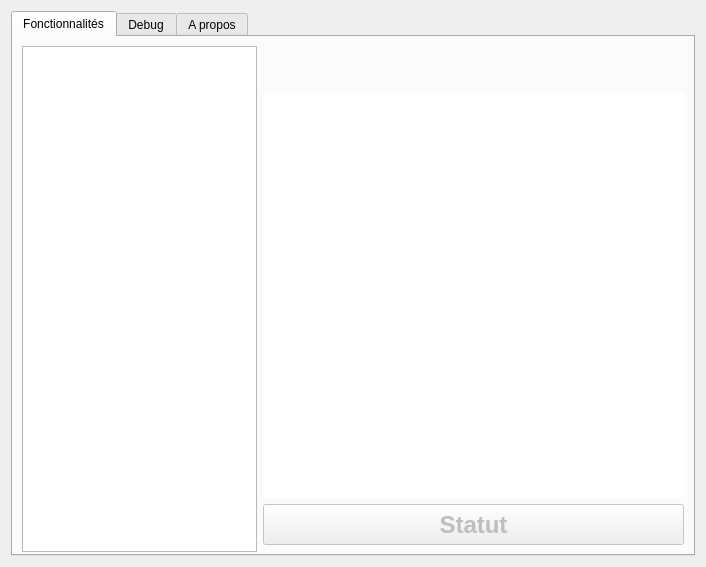
<?xml version="1.0" encoding="UTF-8"?>
<ui version="4.0">
 <class>Dialog</class>
 <widget class="QDialog" name="Dialog">
  <property name="geometry">
   <rect>
    <x>0</x>
    <y>0</y>
    <width>706</width>
    <height>567</height>
   </rect>
  </property>
  <property name="minimumSize">
   <size>
    <width>706</width>
    <height>560</height>
   </size>
  </property>
  <property name="windowTitle">
   <string>Configuration</string>
  </property>
  <layout class="QHBoxLayout" name="horizontalLayout_3">
   <item>
    <widget class="QTabWidget" name="tabWidget">
     <property name="currentIndex">
      <number>0</number>
     </property>
     <widget class="QWidget" name="tabAvailableFunctionalities">
      <attribute name="title">
       <string>Fonctionnalités</string>
      </attribute>
      <layout class="QHBoxLayout" name="horizontalLayout_2">
       <item>
        <layout class="QHBoxLayout" name="horizontalLayout">
         <item>
          <widget class="QTreeView" name="treeViewAvailableComponents">
           <property name="minimumSize">
            <size>
             <width>191</width>
             <height>506</height>
            </size>
           </property>
           <property name="maximumSize">
            <size>
             <width>235</width>
             <height>16777215</height>
            </size>
           </property>
           <property name="font">
            <font>
             <pointsize>14</pointsize>
            </font>
           </property>
          </widget>
         </item>
         <item>
          <layout class="QVBoxLayout" name="verticalLayout">
           <item>
            <widget class="QLabel" name="labelTitle">
             <property name="minimumSize">
              <size>
               <width>411</width>
               <height>41</height>
              </size>
             </property>
             <property name="maximumSize">
              <size>
               <width>16777215</width>
               <height>41</height>
              </size>
             </property>
             <property name="font">
              <font>
               <family>Tahoma</family>
               <pointsize>20</pointsize>
               <weight>75</weight>
               <bold>true</bold>
              </font>
             </property>
             <property name="text">
              <string/>
             </property>
             <property name="alignment">
              <set>Qt::AlignHCenter|Qt::AlignTop</set>
             </property>
            </widget>
           </item>
           <item>
            <widget class="QPlainTextEdit" name="plainTextDescription">
             <property name="enabled">
              <bool>true</bool>
             </property>
             <property name="maximumSize">
              <size>
               <width>16777215</width>
               <height>16777215</height>
              </size>
             </property>
             <property name="font">
              <font>
               <family>Monotype Koufi</family>
               <pointsize>8</pointsize>
               <weight>50</weight>
               <bold>false</bold>
               <stylestrategy>PreferDefault</stylestrategy>
               <kerning>false</kerning>
              </font>
             </property>
             <property name="autoFillBackground">
              <bool>false</bool>
             </property>
             <property name="frameShape">
              <enum>QFrame::NoFrame</enum>
             </property>
             <property name="frameShadow">
              <enum>QFrame::Sunken</enum>
             </property>
             <property name="lineWidth">
              <number>1</number>
             </property>
             <property name="undoRedoEnabled">
              <bool>false</bool>
             </property>
             <property name="readOnly">
              <bool>true</bool>
             </property>
             <property name="plainText">
              <string notr="true"/>
             </property>
             <property name="backgroundVisible">
              <bool>false</bool>
             </property>
            </widget>
           </item>
           <item>
            <widget class="QPushButton" name="buttonActivation">
             <property name="enabled">
              <bool>false</bool>
             </property>
             <property name="minimumSize">
              <size>
               <width>421</width>
               <height>41</height>
              </size>
             </property>
             <property name="font">
              <font>
               <family>Tahoma</family>
               <pointsize>18</pointsize>
               <weight>75</weight>
               <bold>true</bold>
              </font>
             </property>
             <property name="text">
              <string extracomment="Activation du composant/application">Statut</string>
             </property>
             <property name="checkable">
              <bool>true</bool>
             </property>
             <property name="default">
              <bool>false</bool>
             </property>
             <property name="flat">
              <bool>false</bool>
             </property>
            </widget>
           </item>
          </layout>
         </item>
        </layout>
       </item>
      </layout>
      <zorder>buttonActivation</zorder>
      <zorder>labelTitle</zorder>
      <zorder>treeViewAvailableComponents</zorder>
      <zorder>plainTextDescription</zorder>
      <zorder>buttonActivation</zorder>
      <zorder>labelTitle</zorder>
      <zorder>treeViewAvailableComponents</zorder>
      <zorder>plainTextDescription</zorder>
     </widget>
     <widget class="QWidget" name="tabDebugInfo">
      <attribute name="title">
       <string>Debug</string>
      </attribute>
      <layout class="QHBoxLayout" name="horizontalLayout_4">
       <item>
        <widget class="QTextEdit" name="textDebugInfo">
         <property name="undoRedoEnabled">
          <bool>false</bool>
         </property>
         <property name="readOnly">
          <bool>true</bool>
         </property>
         <property name="acceptRichText">
          <bool>false</bool>
         </property>
         <property name="textInteractionFlags">
          <set>Qt::NoTextInteraction</set>
         </property>
        </widget>
       </item>
      </layout>
     </widget>
     <widget class="QWidget" name="tabInfos">
      <attribute name="title">
       <string>A propos</string>
      </attribute>
      <layout class="QHBoxLayout" name="horizontalLayout_5">
       <item>
        <widget class="QPlainTextEdit" name="plainTextEdit">
         <property name="backgroundVisible">
          <bool>true</bool>
         </property>
        </widget>
       </item>
      </layout>
     </widget>
    </widget>
   </item>
  </layout>
 </widget>
 <resources/>
 <connections/>
</ui>
